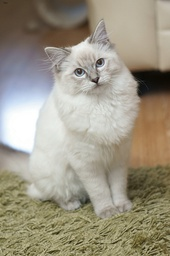
#> input picture svd/img_sample/Ragdoll_20.jpg, 170 x 256 px, shrunk from 333 x 500 before the run
$ python run_svd.py
#> lines starting #> are read from the running program, lines starting #| are printed output that depends on the picture; after the words box and inside, x2 and y2 are one past the last pixel; in counts of white or black regions, pixels touching at a corner belong together
### svd/utils.py
from PIL import Image

import numpy as np
from matplotlib import pyplot as plt


def load_image(fp, gray=False):
    """Load image as np array"""
    if not gray:
        img = Image.open(fp)
    else:
        img = Image.open(fp).convert('L')
    img_arr = np.asarray(img, dtype="int32")
    # crop the image to square
    img_arr = img_arr[50:250, 50:250]
    return img_arr


def save_image(arr, out):
    """Save np arrays as image"""
    img = Image.fromarray(np.asarray(np.clip(arr, 0, 255),
                                     dtype="uint8"), "L")
    img.save(out)
    print(f"Saved image to {out}")


def display_img(arr, title=None, save_to=None):
    """Display the given numpy arrays as image"""
    if title:
        plt.title(title)
    plt.imshow(arr)
    plt.show()
    if save_to:
        save_image(arr, save_to)


def compress(U, S, Vt, r, save_to=None):
    """Recreate an image using the given rank
    Reference: https://datahacker.rs/009-the-singular-value-decompositionsvd-illustrated-in-python/
    """
    print(f"Rank {r} approximation")
    assert r <= S.shape[0], f"Rank cannot exceed {S.shape[0]}"
    img_r = U[:, :r].dot(S[:r, :r]).dot(Vt[:r, :])
    display_img(img_r, f"A rank-{r} approximation")
    if save_to:
        save_image(img_r, save_to)

### svd/householder.py
import numpy as np


def householder_vector(a):
    """Compute Householder vector for the given column

    Parameters
    ----------
    a : np.ndarray

    Returns
    -------
    v : np.ndarray
    tau : float
    """
    v = np.copy(a)
    a0 = a[0]
    s = np.power(np.linalg.norm(a[1:]), 2)

    if s == 0:
        tau = 0
    else:
        norm = np.sqrt(a0 ** 2 + s)
        if a0 <= 0:
            v[0] = a0 - norm
        else:
            v[0] = -s / (a0 + norm)
        tau = 2 * v[0] ** 2 / (s + v[0] ** 2)
        v /= v[0]
    return v, tau


def householder_bidiag_reduction(A):
    """Reduce the given matrix A to bidiagonal form

    Parameters
    ----------
    A : np.ndarray

    Returns
    -------
    U, B, Vt : np.ndarray where U * B * Vt = A
    """
    m, n = A.shape
    if m < n:
        raise ValueError("Number of rows must be greater than or equal to number of columns")
    U, Vt = np.identity(m), np.identity(n)

    for i in range(n):
        # compute householder vector
        v, tau = householder_vector(A[i:, i])

        # update A inplace
        A[i:, i:] = (np.identity(m - i) - tau * np.outer(v, v)) @ A[i:, i:]

        # update U
        Q = np.identity(m)
        Q[i:, i:] -= tau * np.outer(v, v)
        U = U @ Q

        if i <= n - 2:
            # take the transpose and apply householder again
            v, tau = householder_vector(A[i, i + 1:].T)
            A[i:, i+1:] = A[i:, i+1:] @ (np.identity(n - (i + 1)) - tau * np.outer(v, v))
            # update Vt
            P = np.identity(n)
            P[i+1:, i+1:] -= tau * np.outer(v, v)
            Vt = P @ Vt

    return U, A, Vt


# [15 lines left out: function test_householder, not called in this run]

### svd/demmel_kahan.py
# Implementation of Demmel Kahan SVD based on http://www.math.pitt.edu/~sussmanm/2071Spring08/lab09/index.html#Exercise4
import sys
import numpy as np

from householder import householder_bidiag_reduction


def rot(f, g):
    """Computes the cosine c and sine s of a rotation angle that satisfies the following condition.
    [[c, s],  [[f],   [[r],
     [-s, c]]  [g]] =  [0]]
    """
    if f == 0:
        c = 0
        s = 1
        r = g
    elif abs(f) > abs(g):
        t = g / f
        t1 = np.sqrt(1 + t ** 2)
        c = 1 / t1
        s = t * c
        r = f * t1
    else:
        t = f / g
        t1 = np.sqrt(1 + t ** 2)
        s = 1 / t1
        c = t * s
        r = g * t1
    return c, s, r


# [28 lines left out: functions test_rot, msweep, not called in this run]


def vsweep(d, e):
    """Sweep through the diagonal and superdiagonal d, e repeatedly.
    Demmel & Kahan zero-shift QR downward sweep
    """
    n = len(d)
    c, c_old = 1, 1
    for i in range(n-1):
        c, s, r = rot(c * d[i], e[i])

        if i > 0:
            e[i-1] = r * s_old
        c_old, s_old, d[i] = rot(c_old * r, d[i + 1] * s)
    h = c * d[n-1]
    e[n-2] = h * s_old
    d[n-1] = h * c_old
    return d, e


# [22 lines left out: function test_sweep_methods, not called in this run]


def demmel_kahan_svd(B):
    """Apply Demmel Kahan svd on a n * n bidiagonal matrix B"""
    tolerance = 1e-6
    n = B.shape[1]
    max_iter = 100 * n ** 2
    d = B.diagonal()
    e = B[:n - 1, 1:].diagonal()  # superdiagonal
    d.setflags(write=1)
    e.setflags(write=1)

    # determine convergence criterion
    l = np.abs(d)
    ls = np.empty(n-1)
    for j in range(n-2, -1, -1):
        ls[j] = np.abs(d[j]) * l[j+1] / (l[j+1] + np.abs(e[j]))
    mu = np.empty(n-1)
    mu[0] = np.abs(d[0])
    for j in range(n-2):
        mu[j+1] = np.abs(d[j + 1]) * (mu[j] / (mu[j] + np.abs(e[j])))
    ls_min = np.min(ls)
    mu_min = np.min(mu)

    sigma_lower = min(ls_min, mu_min)
    threshold = max(tolerance * sigma_lower, max_iter * sys.float_info.min)
    print("threshold:", threshold)

    i_upper = n - 2
    i_lower = 0
    for iter in range(max_iter):
        for i in range(i_upper, -1, -1):
            i_upper = i
            if np.abs(e[i]) > threshold:
                break
        # end for
        # how many zeros are near the top
        j = i_upper
        for i in range(i_lower, i_upper):
            if np.abs(e[i]) > threshold:
                j = i
                break
        i_lower = j
        if i_lower == i_upper or i_upper < i_lower:
            # when condition met, return the updated d and e
            d = np.sort(np.abs(d))[::-1]
            return d
        # otherwise, sweep
        d[i_lower: i_upper + 1], e[i_lower: i_upper] = vsweep(d[i_lower: i_upper + 1], e[i_lower: i_upper])


# [11 lines left out: function test_demmel_kahan_svd, not called in this run]

### svd/jacobi_svd.py
# Implementation of Jacobi SVD based on http://www.math.pitt.edu/~sussmanm/2071Spring08/lab09/index.html#Exercise4
# One-sided Jacobi algorithm for SVD
# lawn15: Demmel, Veselic, 1989,
# Algorithm 4.1, p. 32

import numpy as np


def jacobi_svd(A, max_iter=500):
    """ One-sided Jacobi method for solving svd.

    Iterative directly on input matrix without reducing to bidiagonal form.

    Parameters
    ----------
    A : np.ndarray

    Returns
    -------
    U, S, V: np.ndarray where A = U * S * Vt
    """
    tolerance = 1e-6
    _, n = A.shape
    U = np.copy(A)
    V = np.identity(n)
    converge = tolerance + 1
    iter = 0
    while converge > tolerance and iter < max_iter:
        converge = 0
        for j in range(1, n):
            for i in range(j):
                # compute alpha, beta and gamma
                alpha = np.sum(U[:, i] ** 2)
                beta = np.sum(U[:, j] ** 2)
                gamma = np.dot(U[:, i], U[:, j])
                converge = max(converge, abs(gamma)/np.sqrt(alpha * beta))

                # for efficiency
                if np.isclose(beta, alpha, atol=tolerance)\
                        or np.isclose(gamma, 0):
                    continue

                # compute Jacobi rotation
                zeta = (beta - alpha) / (2 * gamma)
                tangent = np.sign(zeta) / (abs(zeta) + np.sqrt(1 + zeta ** 2))
                cosine = 1 / np.sqrt(1 + tangent ** 2)
                sine = cosine * tangent
                # print("cos:", cosine, "sine:", sine)
                # update columns i and j of U
                U_i = U[:, i].copy()
                U[:, i] = cosine * U_i - sine * U[:, j]
                U[:, j] = sine * U_i + cosine * U[:, j]

                # update matrix Vt of right singular value
                V_i = V[:, i].copy()
                V[:, i] = cosine * V_i - sine * V[:, j]
                V[:, j] = sine * V_i + cosine * V[:, j]
            # end for
        # end for
        iter += 1

        if np.isclose(beta, alpha, atol=tolerance):
            # avoid infinite loop
            break
    # end while

    # Calculate singular values - norms of the columns of U
    sing_vals = np.empty(shape=n)
    for k in range(n):
        sing_vals[k] = np.linalg.norm(U[:, k])
        U[:, k] /= sing_vals[k]

    # sort singular values in descending order
    idx = np.argsort(-sing_vals)
    S = np.diag(sing_vals[idx])

    # permute U and V based on indices
    V_new = V.copy()
    for i in range(n):
        V_new[:, i] = V[:, idx[i]]
    return U[:, idx], S, V_new.T


# [16 lines left out: function test_jacobi, not called in this run]

### svd/run_svd.py
from pathlib import Path
from time import time

import numpy as np

from demmel_kahan import demmel_kahan_svd
from householder import householder_bidiag_reduction
from jacobi_svd import jacobi_svd
from utils import compress, display_img, load_image


def main():
    # load a sample image
    fp = Path(__file__).parent / 'img_sample/Ragdoll_20.jpg'
    bs = load_image(fp)
#> in load_image, img is the input picture: PIL image 170x256 RGB; mean R, G, B 156.9, 150.2, 133.2
    display_img(bs)

    # convert to gray scale for simplicity
    bs_gray = load_image(fp, gray=True).astype(np.float32)
    display_img(bs_gray, save_to="gray_scale_bs.jpg")

    rank = 10

    # numpy.linalg.svd
    s = time()
    print("numpy.linalg.svd:")
    u_svd, s_svd, vt_svd = np.linalg.svd(bs_gray)
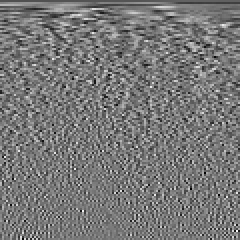
#> vt_svd: shape (120, 120) float32 (shown 2 times larger); min -0.331, max 0.369, mean -0.000822; drawn with min black and max white
#> s_svd = 120 values, max 23951.1 at index 0, min 7.39 at index 119, mean 408.3
    print("Total time took (seconds):", time() - s)
    compress(u_svd, np.diag(s_svd), vt_svd, rank,
             save_to=f'compressed_img_np_svd_rank{rank}.jpg')
#> in compress, `img_r = U[:, :r].dot(S[:r, :r]).dot(Vt[:r, :])`:
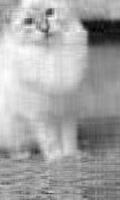
#> img_r: shape (200, 120) float32; min -10.23, max 237.5, mean 150.4; drawn with min black and max white

    # Demmel Kahan method
    s = time()
    print("Demmel Kahan method:")
    _, B, _ = householder_bidiag_reduction(bs_gray)
#> the loop in householder_bidiag_reduction, `for i in range(n):` made 120 passes
#> after the loop in householder_bidiag_reduction, `for i in range(n):`:
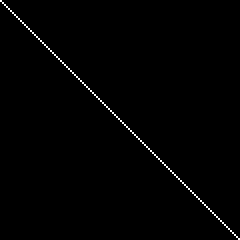
#> P: shape (120, 120) float64 (shown 2 times larger); values 0 (black) and 1 (white), 0.83% white in thin lines or dots
#> after the loop in householder_bidiag_reduction, `for i in range(n):`:
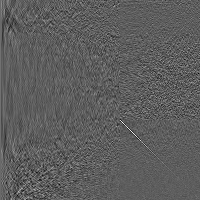
#> U: shape (200, 200) float64; min -0.413, max 0.71, mean 0.00032; drawn with min black and max white
#> after the loop in householder_bidiag_reduction, `for i in range(n):`:
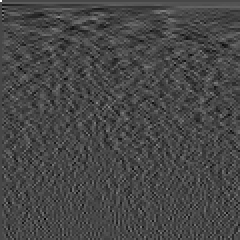
#> Vt: shape (120, 120) float64 (shown 2 times larger); min -0.386, max 1, mean 0.00106; drawn with min black and max white
    d_dk = demmel_kahan_svd(B)
#> in demmel_kahan_svd, `d = B.diagonal()`: d = 120 values, max 4091.6 at index 1, min 13.68 at index 116, mean 216.4
#> in demmel_kahan_svd, `e = B[:n - 1, 1:].diagonal()`: e = 119 values, max 23457.4 at index 0, min -3.28 at index 118, mean 358.3
#> in demmel_kahan_svd, `l = np.abs(d)`: l has the same summary as d
#> after the loop in demmel_kahan_svd, `for j in range(n-2, -1, -1):`: ls = 119 values, max 1813 at index 1, min 10.98 at index 113, mean 100.3
#> after the loop in demmel_kahan_svd, `for j in range(n-2):`: mu = 119 values, max 2605.6 at index 0, min 4.78 at index 88, mean 44.06
#> in demmel_kahan_svd, `ls_min = np.min(ls)`: ls_min = 10.98
#> in demmel_kahan_svd, `mu_min = np.min(mu)`: mu_min = 4.78
#> in demmel_kahan_svd, `threshold = max(tolerance * sigma_lower, max_iter * sys.float_info.min)`: threshold = 4.78e-06
#| threshold: 4.777003736160943e-06
#> the loop in demmel_kahan_svd, `for iter in range(max_iter):` made 864 passes
#> n in vsweep on pass 1: 119
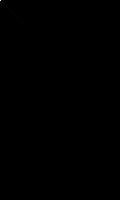
#> B: shape (200, 120) float32; min -3.28, max 23951.1, mean 2; drawn with min black and max white
    n = len(d_dk)
    s_dk = np.identity(n)
    np.fill_diagonal(s_dk, d_dk)
#> s_dk: shape (120, 120) float64; 0.83% of pixels changed, all inside (x1, y1, x2, y2) = (0, 0, 120, 120)
    print("Total time took (seconds):", time() - s)

    # Jacobi svd method
    s = time()
    print("Jacobi method:")
    u_jacobi, s_jacobi, vt_jacobi = jacobi_svd(bs_gray)
#> after the loop in jacobi_svd, `for k in range(n):`:
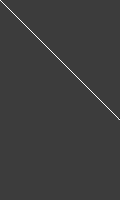
#> U: shape (200, 120) float32; min -0.311, max 1, mean 0.005; drawn with min black and max white
#> after the loop in jacobi_svd, `for i in range(n):`: V_new: shape (120, 120) float64; min -0.161, max 1, mean 0.00833
    print("Total time took (seconds):", time() - s)
    compress(u_jacobi, s_jacobi, vt_jacobi, rank,
             save_to=f'compressed_img_jacobi_svd_rank{rank}.jpg')
#> in save_image (call 3), `img = Image.fromarray(np.asarray(np.clip(arr, 0, 255), dtype="uint8"),..`: img: PIL image 120x200 L; 0.04% white in thin lines or dots, all inside (x1, y1, x2, y2) = (0, 0, 10, 10)


if __name__ == '__main__':
    main()

$ run again, with svd/img_sample/British_Shorthair_108.jpg copied over svd/img_sample/Ragdoll_20.jpg
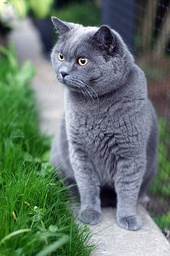
#> input picture svd/img_sample/British_Shorthair_108.jpg, 170 x 256 px, shrunk from 333 x 500 before the run
#> in load_image, img is the input picture: PIL image 170x256 RGB; mean R, G, B 101, 119.4, 108
#> s_svd = 120 values, max 19093.7 at index 0, min 11.64 at index 119, mean 456.5
#> the loop in householder_bidiag_reduction, `for i in range(n):` made 120 passes
#> after the loop in householder_bidiag_reduction, `for i in range(n):`:
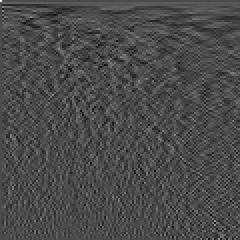
#> Vt: shape (120, 120) float64 (shown 2 times larger); min -0.42, max 1, mean 0.000903; drawn with min black and max white
#> d = 120 values, max 6836.7 at index 1, min 21.11 at index 119, mean 302
#> e = 119 values, max 17654.7 at index 0, min 11.61 at index 114, mean 378.4
#> l has the same summary as d
#> after the loop in demmel_kahan_svd, `for j in range(n-2, -1, -1):`: ls = 119 values, max 2555.5 at index 1, min 21.22 at index 107, mean 144.3
#> after the loop in demmel_kahan_svd, `for j in range(n-2):`: mu = 119 values, max 2147 at index 0, min 8.47 at index 96, mean 56.33
#> ls_min = 21.22
#> mu_min = 8.47
#> threshold = 8.47e-06
#| threshold: 8.466281906880736e-06
#> the loop in demmel_kahan_svd, `for iter in range(max_iter):` made 4202 passes
#> n in vsweep on pass 1: 119
#> B: shape (200, 120) float32; min -0.000141, max 19093.7, mean 2.3
#> s_dk: shape (120, 120) float64; min 0, max 19093.7, mean 3.8
#> after the loop in jacobi_svd, `for i in range(n):`:
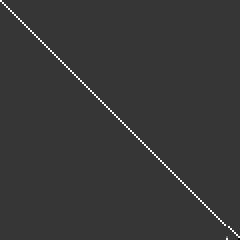
#> V_new: shape (120, 120) float64 (shown 2 times larger); min -0.275, max 1, mean 0.00833; drawn with min black and max white
